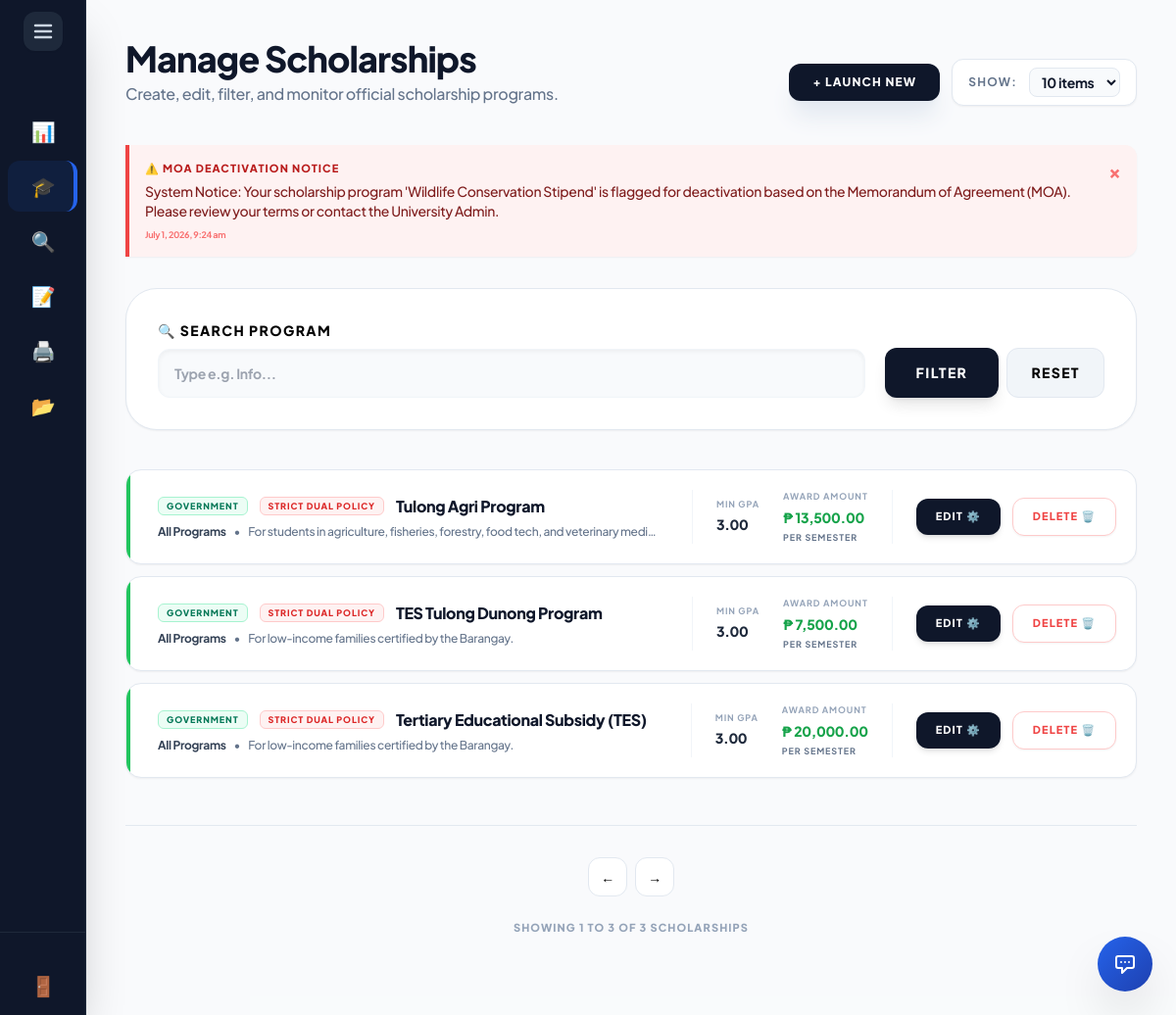
Screenshot of /external_admin/scholarships.php (signed in) with the database file from the repository.
### tables this page shows
CREATE TABLE `system_notifications` (
  `NotifID` int(11) NOT NULL AUTO_INCREMENT,
  `RecipientID` int(11) NOT NULL,
  `Title` varchar(255) NOT NULL,
  `Message` text NOT NULL,
  `IsRead` tinyint(1) DEFAULT 0,
  `DateCreated` datetime DEFAULT current_timestamp(),
  PRIMARY KEY (`NotifID`)
);

CREATE TABLE `scholarship` (
  `ScholarshipID` int(11) NOT NULL AUTO_INCREMENT,
  `ProgramID` int(11) DEFAULT NULL,
  `YearLevel` varchar(50) DEFAULT NULL,
  `Name` varchar(150) NOT NULL,
  `Description` text DEFAULT NULL,
  `Deadline` date NOT NULL,
  `AwardAmount` decimal(10,2) DEFAULT NULL,
  `NumberOfSlots` int(11) DEFAULT NULL,
  `Status` varchar(20) DEFAULT 'Active',
  `MinimumGWA` decimal(4,2) DEFAULT 2.00,
  `CreatedBy` int(11) DEFAULT NULL,
  `GenderRequirement` varchar(20) NOT NULL DEFAULT 'Any',
  `ScholarshipType` enum('Private','Government') DEFAULT 'Private',
  `FormConfig` varchar(255) DEFAULT 'Academic,Family,Financial,Essay',
  `ReleaseFrequency` varchar(50) DEFAULT 'Per Semester',
  `AllowsDual` enum('Yes','No') NOT NULL DEFAULT 'No',
  PRIMARY KEY (`ScholarshipID`),
  KEY `ProgramID` (`ProgramID`),
  KEY `fk_scholarship_creator` (`CreatedBy`),
  CONSTRAINT `fk_scholarship_creator` FOREIGN KEY (`CreatedBy`) REFERENCES `users` (`UserID`) ON DELETE SET NULL,
  CONSTRAINT `scholarship_ibfk_1` FOREIGN KEY (`ProgramID`) REFERENCES `program` (`ProgramID`) ON DELETE CASCADE
);

### external_admin/scholarships.php (the view, shortened to what this page needs)
<?php
include '../includes/db_connect.php';
include '../includes/header.php';
include '../includes/external_sidebar.php';
$filter_program = $_GET['program'] ?? '';
$sort_by        = $_GET['sort_by'] ?? '';
try {
    $query = "
        SELECT sch.*, p.ProgramName,
            (SELECT GROUP_CONCAT(CONCAT(RequirementID, '::', DocumentName) SEPARATOR '||')
             FROM document_requirement dr WHERE dr.ScholarshipID = sch.ScholarshipID) AS Requirements,
            (SELECT GROUP_CONCAT(CONCAT(CriteriaID, '::', CriteriaName) SEPARATOR '||')
             FROM scholarship_criteria sc WHERE sc.ScholarshipID = sch.ScholarshipID) AS CriteriaList,
            (SELECT GROUP_CONCAT(CONCAT(FieldID, '::', FieldName, '::', FieldType) SEPARATOR '||')
             FROM scholarship_custom_fields scf WHERE scf.ScholarshipID = sch.ScholarshipID) AS CustomFields
        FROM scholarship sch
        LEFT JOIN program p ON sch.ProgramID = p.ProgramID
        WHERE sch.CreatedBy = :evaluator_id
    ";
    $params = ['evaluator_id' => $_SESSION['user_id']];
    if ($sort_by === 'amount_asc') { $query .= " ORDER BY sch.AwardAmount ASC, sch.Name ASC"; }
    elseif ($sort_by === 'amount_desc') { $query .= " ORDER BY sch.AwardAmount DESC, sch.Name ASC"; }
    elseif ($sort_by === 'slots_asc') { $query .= " ORDER BY sch.NumberOfSlots ASC, sch.Name ASC"; }
    elseif ($sort_by === 'slots_desc') { $query .= " ORDER BY sch.NumberOfSlots DESC, sch.Name ASC"; }
    else { $query .= " ORDER BY sch.ScholarshipID DESC"; }
    $stmt = $pdo->prepare($query);
    $stmt->execute($params);
    $scholarships = $stmt->fetchAll();
    $notif_stmt = $pdo->prepare("SELECT * FROM system_notifications WHERE RecipientID = ? AND IsRead = 0 ORDER BY DateCreated DESC");
    $notif_stmt->execute([$_SESSION['user_id']]);
    $notifications = $notif_stmt->fetchAll(PDO::FETCH_ASSOC);
} catch (PDOException $e) { die("Database Error: " . $e->getMessage()); }
?>
<main class="flex-1 p-5 lg:p-10 lg:ml-72 bg-slate-50/50 min-h-screen transition-all duration-300">
    <header class="mb-8 lg:mb-10 flex flex-col sm:flex-row sm:items-end justify-between gap-4">
        <div>
            <h2 class="text-3xl lg:text-4xl font-black text-slate-900 tracking-tight">Manage Scholarships</h2>
            <p class="text-slate-500 text-sm lg:text-base font-medium mt-1">Create, edit, filter, and monitor official scholarship programs.</p>
        </div>
        <div class="flex items-center gap-3">
            <button onclick="openCreateModal()" class="bg-slate-900 text-white px-6 py-2.5 rounded-xl font-black text-[12px] uppercase tracking-widest hover:bg-blue-600 transition-all shadow-xl shadow-slate-200 active:scale-[0.98]">
                + Launch New
            </button>
            <div class="flex items-center gap-3 bg-white px-4 py-2 rounded-xl border border-slate-200 shadow-sm shrink-0">
                <span class="text-xs font-bold text-slate-500 uppercase tracking-widest hidden sm:inline">Show:</span>
                <select id="itemsPerPage" onchange="changeItemsPerPage()" class="bg-slate-50 border border-slate-200 text-slate-900 text-sm font-bold rounded-lg focus:ring-green-500 focus:border-green-500 block px-2 py-1 outline-none cursor-pointer">
                    <option value="10" selected>10 items</option>
                </select>
            </div>
        </div>
    </header>
    <?php if(!empty($notifications)): ?>
        <div class="mb-8 space-y-3">
            <?php foreach($notifications as $notif): ?>
                <div class="bg-red-50 border-l-4 border-red-500 p-4 rounded-r-xl shadow-sm flex justify-between items-start">
                    <div>
                        <h4 class="text-red-700 font-black uppercase tracking-widest text-[11px] mb-1">⚠️ <?= htmlspecialchars($notif['Title']) ?></h4>
                        <p class="text-red-900 font-medium text-sm"><?= htmlspecialchars($notif['Message']) ?></p>
                        <span class="text-[9px] font-bold text-red-400 mt-2 block"><?= date('F j, Y, g:i a', strtotime($notif['DateCreated'])) ?></span>
                    </div>
                    <form action="../actions/process_crud.php" method="POST" class="m-0 shrink-0">
                        <button type="submit" class="text-red-400 hover:text-red-700 font-black text-xl leading-none">&times;</button>
                    </form>
                </div>
            <?php endforeach; ?>
        </div>
    <?php endif; ?>
    <div class="bg-white p-6 lg:p-8 rounded-[1.5rem] lg:rounded-[2rem] border border-slate-200 shadow-sm mb-10">
        <form method="GET" class="flex flex-wrap items-end gap-5">
            <div class="flex-1 min-w-[150px]">
                <label class="block text-[14px] font-black text-black uppercase tracking-widest mb-2">🔍 Search Program</label>
                <input type="search" name="program" list="programList" value="<?= htmlspecialchars($filter_program) ?>" placeholder="Type e.g. Info..." class="w-full bg-slate-50 border border-slate-100 px-4 py-3.5 rounded-xl font-bold text-sm text-black outline-none focus:ring-2 focus:ring-blue-500/20 focus:bg-white shadow-inner">
            </div>
            <div class="flex gap-2 w-full sm:w-auto mt-2 sm:mt-0">
                <button type="submit" class="flex-1 sm:flex-none bg-slate-900 text-white px-8 py-3.5 rounded-xl font-black text-[14px] uppercase tracking-widest hover:bg-blue-600 transition-all shadow-lg">Filter</button>
                <a href="scholarships.php" class="flex-1 sm:flex-none flex items-center justify-center bg-slate-100 text-black px-6 py-3.5 rounded-xl font-black text-[14px] uppercase tracking-widest hover:bg-slate-200 transition-all border border-slate-200">Reset</a>
            </div>
        </form>
    </div>
    <div id="scholarshipsGrid" class="flex flex-col gap-3">
        <?php foreach($scholarships as $s): ?>
            <div class="scholarship-card bg-white rounded-2xl border border-slate-200 shadow-sm hover:shadow-md hover:border-blue-300 transition-all flex flex-col lg:flex-row items-start lg:items-center justify-between p-5 group relative overflow-hidden">
                <div class="absolute top-0 left-0 w-1 h-full <?= $s['Status'] === 'Active' ? 'bg-green-500' : 'bg-slate-300' ?>"></div>
                <div class="flex-1 min-w-0 pr-4 lg:pr-8 pl-3 w-full lg:w-auto">
                    <div class="flex items-center gap-3 mb-1.5 flex-wrap">
                        <span class="bg-emerald-50 text-emerald-700 px-2 py-0.5 rounded-md text-[9px] font-black uppercase tracking-widest border border-emerald-200 shrink-0">
                            <?= htmlspecialchars($s['ScholarshipType'] ?? 'Private') ?>
                        </span>
                        <?php if($s['AllowsDual'] === 'No'): ?>
                            <span class="bg-red-50 text-red-600 px-2 py-0.5 rounded-md text-[9px] font-black uppercase tracking-widest border border-red-200 shrink-0">Strict Dual Policy</span>
                        <?php endif; ?>
                        <h4 class="text-base font-black text-slate-900 truncate"><?= htmlspecialchars($s['Name']) ?></h4>
                    </div>
                    <div class="flex items-center gap-2 text-xs font-medium text-slate-500 truncate mb-2 lg:mb-0">
                        <span class="text-slate-700 font-bold"><?= htmlspecialchars($s['ProgramName'] ?? 'All Programs') ?></span>
                        <span class="hidden md:inline">•</span>
                        <span class="truncate hidden md:inline"><?= htmlspecialchars($s['Description']) ?></span>
                    </div>
                </div>
                <div class="hidden md:flex items-center gap-6 px-6 border-x border-slate-100 shrink-0">
                    <div>
                        <span class="text-[9px] font-bold text-slate-400 uppercase tracking-widest block mb-0.5">Min GPA</span>
                        <span class="text-sm font-black text-slate-800"><?= number_format($s['MinimumGWA'] ?? 2.00, 2) ?></span>
                    </div>
                    <div>
                        <span class="text-[9px] font-bold text-slate-400 uppercase tracking-widest block mb-0.5">Award Amount</span>
                        <span class="text-sm font-black text-green-600">₱ <?= number_format($s['AwardAmount'], 2) ?></span>
                        <span class="text-[9px] font-bold text-slate-500 uppercase tracking-widest block mt-0.5"><?= htmlspecialchars($s['ReleaseFrequency'] ?? 'Per Semester') ?></span>
                    </div>
                </div>
                <div class="mt-4 lg:mt-0 flex items-center justify-between lg:justify-end w-full lg:w-auto shrink-0 gap-3 pl-0 lg:pl-6">
                    <button type="button"
                        data-id="<?= $s['ScholarshipID'] ?>"
                        data-name="<?= htmlspecialchars($s['Name'] ?? '', ENT_QUOTES) ?>"
                        data-desc="<?= htmlspecialchars($s['Description'] ?? '', ENT_QUOTES) ?>"
                        data-amount="<?= $s['AwardAmount'] ?? 0 ?>"
                        data-release="<?= htmlspecialchars($s['ReleaseFrequency'] ?? 'Per Semester', ENT_QUOTES) ?>"
                        data-gpa="<?= $s['MinimumGWA'] ?? 2.00 ?>"
                        data-deadline="<?= $s['Deadline'] ?? '' ?>"
                        data-program="<?= $s['ProgramID'] ?? '' ?>"
                        data-year="<?= htmlspecialchars($s['YearLevel'] ?? '', ENT_QUOTES) ?>"
                        data-status="<?= htmlspecialchars($s['Status'] ?? '', ENT_QUOTES) ?>"
                        data-slots="<?= htmlspecialchars($s['NumberOfSlots'] ?? '', ENT_QUOTES) ?>"
                        data-requirements="<?= htmlspecialchars($s['Requirements'] ?? '', ENT_QUOTES) ?>"
                        data-criteria="<?= htmlspecialchars($s['CriteriaList'] ?? '', ENT_QUOTES) ?>"
                        data-customfields="<?= htmlspecialchars($s['CustomFields'] ?? '', ENT_QUOTES) ?>"
                        data-gender="<?= htmlspecialchars($s['GenderRequirement'] ?? 'Any', ENT_QUOTES) ?>"
                        data-type="<?= htmlspecialchars($s['ScholarshipType'] ?? 'Private', ENT_QUOTES) ?>"
                        data-dual="<?= htmlspecialchars($s['AllowsDual'] ?? 'No', ENT_QUOTES) ?>"
                        onclick="openEditModal(this)"
                        class="bg-slate-900 text-white hover:bg-blue-600 px-5 py-2.5 rounded-xl text-[11px] font-black uppercase tracking-widest transition-all shadow-md active:scale-95 shrink-0 whitespace-nowrap">
                        Edit ⚙️
                    </button>
                    <form action="../actions/process_crud.php" method="POST" class="m-0" onsubmit="return confirm('Are you sure you want to permanently delete this scholarship? All applications and dynamic forms attached to it will be wiped out.');">
                        <button type="submit" class="bg-white border border-red-200 text-red-500 hover:bg-red-500 hover:text-white px-5 py-2.5 rounded-xl text-[11px] font-black uppercase tracking-widest transition-all shadow-sm active:scale-95 shrink-0 whitespace-nowrap">
                            Delete 🗑️
                        </button>
                    </form>
                </div>
            </div>
        <?php endforeach; ?>
    </div>
    <div class="flex flex-col items-center justify-center mt-12 gap-4 border-t border-slate-200 pt-8 pb-10">
        <div id="paginationControls" class="flex flex-wrap justify-center gap-2"></div>
        <div id="pageInfo" class="text-[11px] font-black text-slate-400 uppercase tracking-widest text-center mt-2"></div>
    </div>
</main>
<?php include '../includes/footer.php'; ?>

### includes/header.php (style rules this page uses)
:root { --sidebar-width: 5.5rem; --transition-speed: 0.4s; --transition-curve: cubic-bezier(0.4, 0, 0.2, 1); }
body { font-family: 'Plus Jakarta Sans', sans-serif; letter-spacing: -0.02em; overflow-x: hidden; }
main { margin-left: var(--sidebar-width) !important; transition: margin-left var(--transition-speed) var(--transition-curve); width: calc(100vw - var(--sidebar-width)); }

### rows the page displays
system_notifications: Title "MOA DEACTIVATION NOTICE", Message "System Notice: Your scholarship program 'Wildlife Conservation Stipend' is flagged for deactivation based on the Memorandum of Agreement (MOA). Please review your terms or contact the University Admin.", DateCreated "July 1, 2026, 9:24 am"
scholarship: ScholarshipType "GOVERNMENT", AllowsDual "STRICT DUAL POLICY", Name "Tulong Agri Program", ProgramName "All Programs", Description "For students in agriculture, fisheries, forestry, food tech, and veterinary medi…", MinimumGWA "3.00", AwardAmount "13,500.00", ReleaseFrequency "PER SEMESTER"
scholarship: ScholarshipType "GOVERNMENT", AllowsDual "STRICT DUAL POLICY", Name "TES Tulong Dunong Program", ProgramName "All Programs", Description "For low-income families certified by the Barangay.", MinimumGWA "3.00", AwardAmount "7,500.00", ReleaseFrequency "PER SEMESTER"
scholarship: ScholarshipType "GOVERNMENT", AllowsDual "STRICT DUAL POLICY", Name "Tertiary Educational Subsidy (TES)", ProgramName "All Programs", Description "For low-income families certified by the Barangay.", MinimumGWA "3.00", AwardAmount "20,000.00", ReleaseFrequency "PER SEMESTER"

### other values shown
$item[1] "📊"
$item[1] "🎓"
$item[1] "🔍"
$item[1] "📝"
$item[1] "🖨️"
$item[1] "📂"
